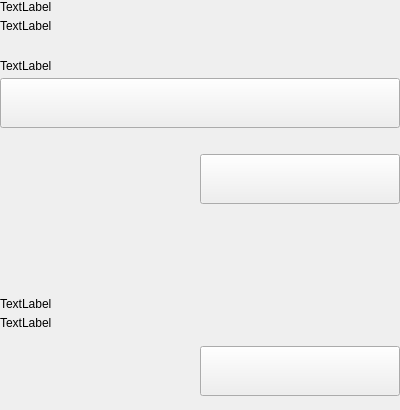
<?xml version="1.0" encoding="UTF-8"?>
<ui version="4.0">
 <class>SettingsBackupWallet</class>
 <widget class="QWidget" name="SettingsBackupWallet">
  <property name="geometry">
   <rect>
    <x>0</x>
    <y>0</y>
    <width>400</width>
    <height>410</height>
   </rect>
  </property>
  <property name="windowTitle">
   <string>Form</string>
  </property>
  <layout class="QVBoxLayout" name="verticalLayout">
   <property name="spacing">
    <number>0</number>
   </property>
   <property name="leftMargin">
    <number>0</number>
   </property>
   <property name="topMargin">
    <number>0</number>
   </property>
   <property name="rightMargin">
    <number>0</number>
   </property>
   <property name="bottomMargin">
    <number>0</number>
   </property>
   <item>
    <widget class="QWidget" name="left" native="true">
     <layout class="QVBoxLayout" name="verticalLayout_2">
      <property name="leftMargin">
       <number>0</number>
      </property>
      <property name="topMargin">
       <number>0</number>
      </property>
      <property name="rightMargin">
       <number>0</number>
      </property>
      <property name="bottomMargin">
       <number>0</number>
      </property>
      <item>
       <layout class="QVBoxLayout" name="verticalLayoutTitle">
        <property name="spacing">
         <number>5</number>
        </property>
        <item>
         <widget class="QLabel" name="labelTitle">
          <property name="text">
           <string>TextLabel</string>
          </property>
         </widget>
        </item>
        <item>
         <widget class="QLabel" name="labelSubtitle1">
          <property name="text">
           <string>TextLabel</string>
          </property>
          <property name="wordWrap">
           <bool>true</bool>
          </property>
         </widget>
        </item>
       </layout>
      </item>
      <item>
       <spacer name="verticalSpacer_5">
        <property name="orientation">
         <enum>Qt::Vertical</enum>
        </property>
        <property name="sizeHint" stdset="0">
         <size>
          <width>20</width>
          <height>20</height>
         </size>
        </property>
       </spacer>
      </item>
      <item>
       <layout class="QVBoxLayout" name="verticalLayout_9">
        <property name="spacing">
         <number>5</number>
        </property>
        <item>
         <widget class="QLabel" name="labelSubtitleLocation">
          <property name="text">
           <string>TextLabel</string>
          </property>
         </widget>
        </item>
        <item>
         <widget class="QPushButton" name="pushButtonDocuments">
          <property name="minimumSize">
           <size>
            <width>0</width>
            <height>50</height>
           </size>
          </property>
          <property name="maximumSize">
           <size>
            <width>16777215</width>
            <height>50</height>
           </size>
          </property>
          <property name="focusPolicy">
           <enum>Qt::NoFocus</enum>
          </property>
          <property name="text">
           <string/>
          </property>
         </widget>
        </item>
       </layout>
      </item>
      <item>
       <spacer name="verticalSpacer_4">
        <property name="orientation">
         <enum>Qt::Vertical</enum>
        </property>
        <property name="sizeType">
         <enum>QSizePolicy::Fixed</enum>
        </property>
        <property name="sizeHint" stdset="0">
         <size>
          <width>20</width>
          <height>20</height>
         </size>
        </property>
       </spacer>
      </item>
      <item>
       <layout class="QHBoxLayout" name="horizontalLayout_7">
        <item>
         <spacer name="horizontalSpacer_5">
          <property name="orientation">
           <enum>Qt::Horizontal</enum>
          </property>
          <property name="sizeType">
           <enum>QSizePolicy::Expanding</enum>
          </property>
          <property name="sizeHint" stdset="0">
           <size>
            <width>40</width>
            <height>20</height>
           </size>
          </property>
         </spacer>
        </item>
        <item>
         <widget class="QPushButton" name="pushButtonSave">
          <property name="minimumSize">
           <size>
            <width>200</width>
            <height>50</height>
           </size>
          </property>
          <property name="maximumSize">
           <size>
            <width>200</width>
            <height>50</height>
           </size>
          </property>
          <property name="focusPolicy">
           <enum>Qt::NoFocus</enum>
          </property>
          <property name="text">
           <string/>
          </property>
         </widget>
        </item>
       </layout>
      </item>
      <item>
       <spacer name="verticalSpacer_2">
        <property name="orientation">
         <enum>Qt::Vertical</enum>
        </property>
        <property name="sizeHint" stdset="0">
         <size>
          <width>20</width>
          <height>40</height>
         </size>
        </property>
       </spacer>
      </item>
      <item>
       <widget class="QLabel" name="labelDivider">
        <property name="minimumSize">
         <size>
          <width>0</width>
          <height>1</height>
         </size>
        </property>
        <property name="maximumSize">
         <size>
          <width>16777215</width>
          <height>1</height>
         </size>
        </property>
        <property name="text">
         <string/>
        </property>
       </widget>
      </item>
      <item>
       <spacer name="verticalSpacer_3">
        <property name="orientation">
         <enum>Qt::Vertical</enum>
        </property>
        <property name="sizeHint" stdset="0">
         <size>
          <width>20</width>
          <height>40</height>
         </size>
        </property>
       </spacer>
      </item>
      <item>
       <layout class="QVBoxLayout" name="verticalLayoutTitle_2">
        <property name="spacing">
         <number>5</number>
        </property>
        <item>
         <widget class="QLabel" name="labelTitle_2">
          <property name="text">
           <string>TextLabel</string>
          </property>
         </widget>
        </item>
        <item>
         <widget class="QLabel" name="labelSubtitle_2">
          <property name="text">
           <string>TextLabel</string>
          </property>
          <property name="wordWrap">
           <bool>true</bool>
          </property>
         </widget>
        </item>
       </layout>
      </item>
      <item>
       <spacer name="verticalSpacer_6">
        <property name="orientation">
         <enum>Qt::Vertical</enum>
        </property>
        <property name="sizeHint" stdset="0">
         <size>
          <width>20</width>
          <height>10</height>
         </size>
        </property>
       </spacer>
      </item>
      <item>
       <layout class="QHBoxLayout" name="horizontalLayout_8">
        <item>
         <spacer name="horizontalSpacer_6">
          <property name="orientation">
           <enum>Qt::Horizontal</enum>
          </property>
          <property name="sizeType">
           <enum>QSizePolicy::Expanding</enum>
          </property>
          <property name="sizeHint" stdset="0">
           <size>
            <width>40</width>
            <height>20</height>
           </size>
          </property>
         </spacer>
        </item>
        <item>
         <widget class="QPushButton" name="pushButtonSave_2">
          <property name="minimumSize">
           <size>
            <width>200</width>
            <height>50</height>
           </size>
          </property>
          <property name="maximumSize">
           <size>
            <width>200</width>
            <height>50</height>
           </size>
          </property>
          <property name="focusPolicy">
           <enum>Qt::NoFocus</enum>
          </property>
          <property name="text">
           <string/>
          </property>
         </widget>
        </item>
       </layout>
      </item>
     </layout>
    </widget>
   </item>
   <item>
    <spacer name="verticalSpacer">
     <property name="orientation">
      <enum>Qt::Vertical</enum>
     </property>
     <property name="sizeHint" stdset="0">
      <size>
       <width>20</width>
       <height>40</height>
      </size>
     </property>
    </spacer>
   </item>
  </layout>
 </widget>
 <resources/>
 <connections/>
</ui>
